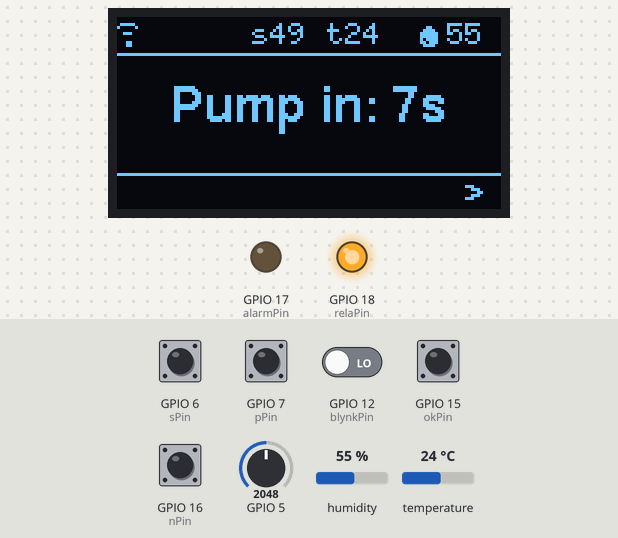
Bench run of a sketch on a simulated ESP32. Parts: 128×64 one-colour display, output pins drawn as LEDs (lit = HIGH). The test bench sets the inputs (shaded band); at power-on: GPIO 6 (sPin), GPIO 7 (pPin), GPIO 15 (okPin), GPIO 16 (nPin) HIGH, GPIO 12 (blynkPin) LOW, GPIO 5 = 2048, humidity 55 %, temperature 24 °C. WiFi joins after 1.5 s; servers stay silent unless stated.

Above: at 3.0 s.
3.1 s: GPIO 12 (blynkPin) driven HIGH
At 4.5 s:
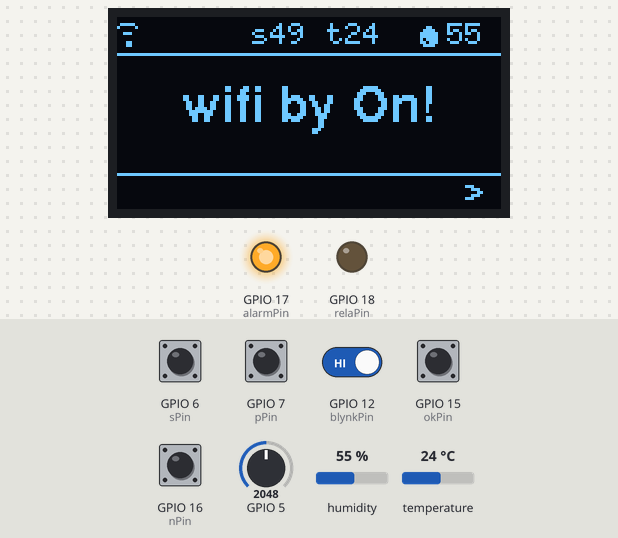
4.9 s: GPIO 6 (sPin) pulled LOW for 0.3 s
At 5.34 s:
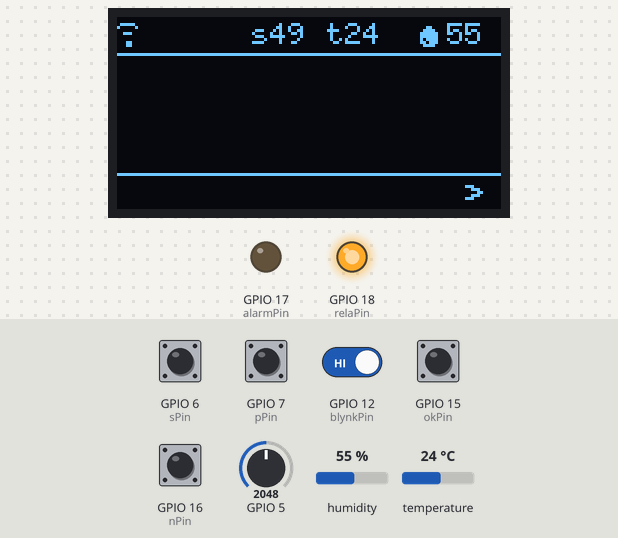
6.9 s: GPIO 16 (nPin) pulled LOW for 1 s
At 9.3 s:
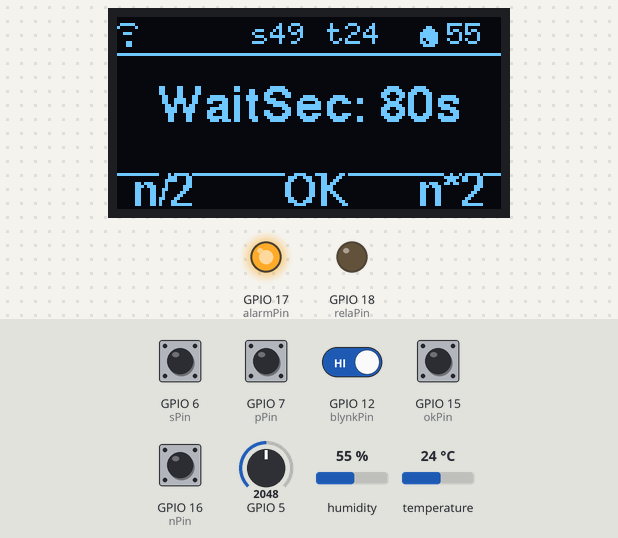
9.6 s: GPIO 15 (okPin) pulled LOW for 0.3 s
At 11.3 s:
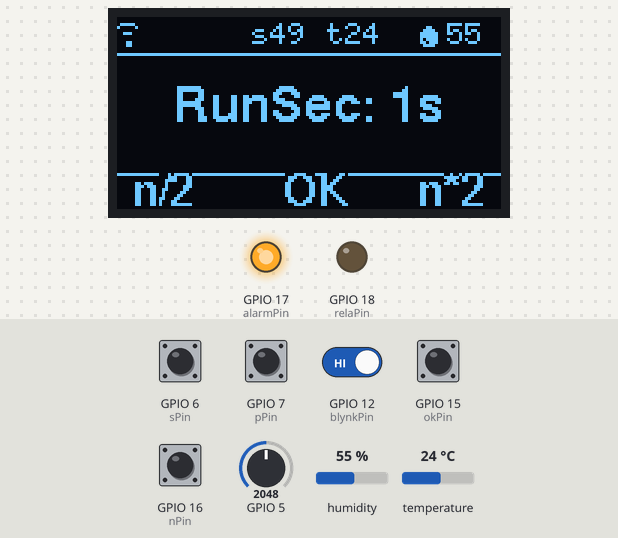
11.6 s: GPIO 6 (sPin) pulled LOW for 1 s
14.1 s: GPIO 5 set to 1627
At 15.2 s:
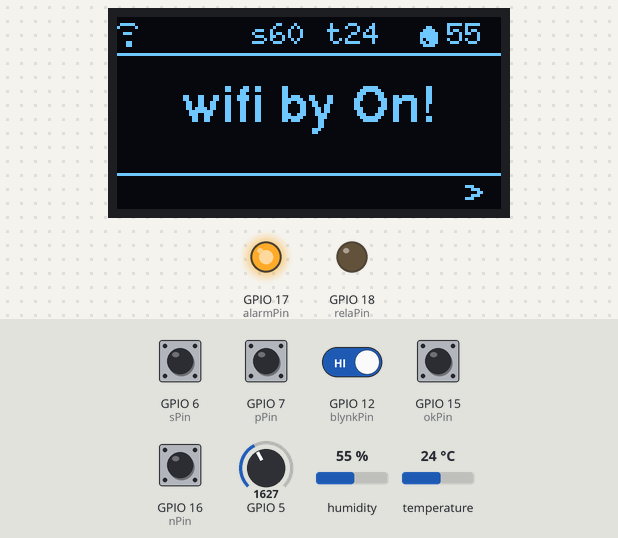
15.9 s: GPIO 5 set to 1570
At 16.9 s:
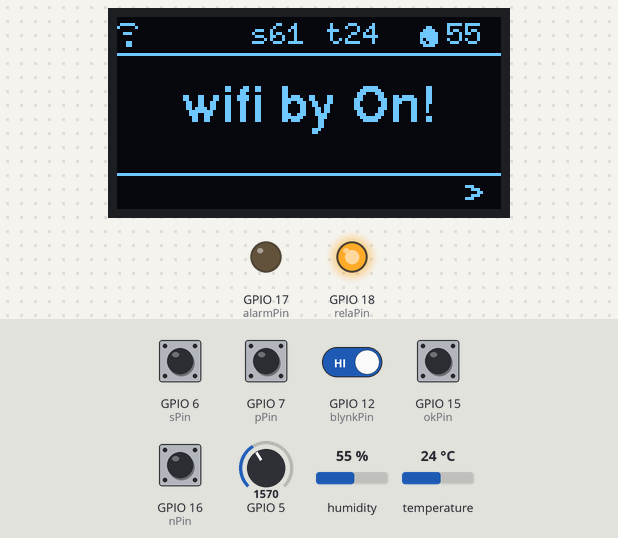
Timing chart, 0 to 18.7 s (numbered marks = the images above; inputs shaded):
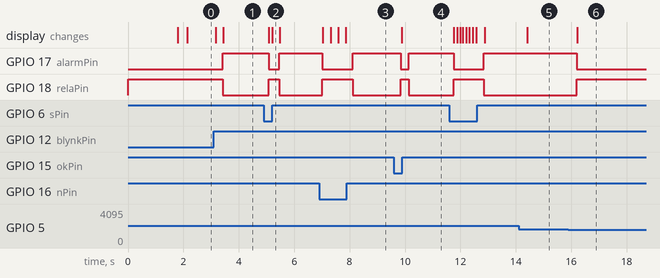

Measured:
- the behaviour switches between 1598 and 1597 on GPIO 5 (found by bisection; images 5 and 6)
- after the input at 3.1 s, GPIO 17 (alarmPin): LOW → HIGH after 0.32 s; GPIO 18 (relaPin): HIGH → LOW after 0.32 s; the display: first differs from a run without the input after 0.34 s (image 1)
- after the input at 4.9 s, GPIO 17 (alarmPin): HIGH → LOW after 0.17 s, → HIGH 0.38 s later; GPIO 18 (relaPin): LOW → HIGH after 0.17 s, → LOW 0.38 s later; the display: first changes after 0.17 s (image 2 shows a later state)
- after the input at 6.9 s, GPIO 17 (alarmPin): HIGH → LOW after 0.11 s, → HIGH 1.1 s later; GPIO 18 (relaPin): LOW → HIGH after 0.11 s, → LOW 1.1 s later; the display: first changes after 0.14 s (image 3 shows a later state)
- after the input at 9.6 s, GPIO 17 (alarmPin): HIGH → LOW after 0.25 s, → HIGH 0.28 s later; GPIO 18 (relaPin): LOW → HIGH after 0.25 s, → LOW 0.28 s later; the display: changes after 0.28 s (image 4)
- after the input at 11.6 s, GPIO 17 (alarmPin): HIGH → LOW after 0.16 s, → HIGH 1.1 s later; GPIO 18 (relaPin): LOW → HIGH after 0.16 s, → LOW 1.1 s later
- after the input at 14.1 s, the display: changes after 0.31 s (image 5)
- after the input at 15.9 s, GPIO 17 (alarmPin): HIGH → LOW after 0.29 s; GPIO 18 (relaPin): LOW → HIGH after 0.29 s; the display: changes after 0.32 s (image 6)

The sketch:

esp32-watering-system.ino
```cpp
#define BLYNK_TEMPLATE_ID "TMPL6o2ZJMmow"
#define BLYNK_TEMPLATE_NAME "project"
#define BLYNK_AUTH_TOKEN "NIYnBt8LZ3FBrjVVSOQataZzEvqUdRJx"

#include <Arduino.h>
#include <U8g2lib.h>
#include <Wire.h>
#include <Preferences.h>
#include <DHT.h>
#include <WiFi.h>
#include <WiFiClient.h>
#include <BlynkSimpleEsp32.h>

class PersistentStorage {
  private:
      Preferences prefs;
      const char* _namespace;

  public:
      PersistentStorage(const char* ns) : _namespace(ns) {}

      void set(const char* key, int value) {
          prefs.begin(_namespace, false);
          prefs.putInt(key, value);
          prefs.end();
      }

      int get(const char* key) {
          prefs.begin(_namespace, true);
          int value = prefs.getInt(key, 0);
          prefs.end();
          return value;
      }

      void update(const char* key, int newValue) {
          set(key, newValue);
      }

      void remove(const char* key) {
          prefs.begin(_namespace, false);
          prefs.remove(key);
          prefs.end();
      }

      void clearAll() {
          prefs.begin(_namespace, false);
          prefs.clear();
          prefs.end();
      }
};

class BtnClass{
  private:
    int d = 50;
    bool click(int pin) {
      int buttonState = digitalRead(pin);
      if (buttonState == HIGH) return false;
      return true;
    }

  public:
    BtnClass() {}

    bool click1(int pin) {
      bool btnStatus = click(pin);
      delay(d);
      return btnStatus;
    }

    int clickM(int pin) {
      int c= 0;
      while(click(pin)){
        while(click(pin)){}
        delay(d);
        c++;
      }
      return c;
    }

    bool click2(int pin) {
      if(!click(pin)) return false;
      delay(200);
      if (click(pin)) {
        return true;
      }
      return false;
    }

    bool longPrass(int pin,int ms) {
      int loopDelay=10;
      if(!click(pin)) return false;
      int loop=ms/loopDelay;

      while(loop){
        delay(loopDelay);
        if (!click(pin)) {
          return false;
        }
        loop--;
      }

      return true;
    }
};

class TimerManager {
  private:
    unsigned long _waitForSec = 0;
    unsigned long _runForSec  = 0;
    unsigned long _lastTime   = 0;

  public:
    TimerManager() {}

    void setWaitForSec(unsigned long sec) { _waitForSec = sec * 1000UL; }
    void setRunForSec(unsigned long sec)  { _runForSec  = sec * 1000UL; }
    void setLastTime(unsigned long ms)    { _lastTime   = ms; }
    void markLastTime()                   { _lastTime   = millis(); }

    unsigned long getWaitForSec() const { return _waitForSec / 1000UL; }
    unsigned long getRunForSec()  const { return _runForSec  / 1000UL; }
    unsigned long getLastTime()   const { return _lastTime; }

    bool isWaitTimeOver() const {
        return (millis() - _lastTime) >= _waitForSec;
    }

    bool isRunTimeOver() {
        bool state= (millis() - _lastTime) >= (_waitForSec + _runForSec);
        if(state) markLastTime();
        return state;
    }

    unsigned long willRunAfterSec() const {
        unsigned long elapsed = millis() - _lastTime;
        if (elapsed >= _waitForSec) return 0;
        return (_waitForSec - elapsed) / 1000UL;
    }

    unsigned long willStopAfterSec() const {
        unsigned long elapsed = millis() - _lastTime;
        unsigned long total = _waitForSec + _runForSec;
        if (elapsed >= total) return 0;
        return (total - elapsed) / 1000UL;
    }
};

class SensorsManager {
    private:
        DHT _dht;
        int _soilPin;

        struct SensorData {
            float temp = 0;
            float humidity = 0;
            int soilMoisture = 0;
            bool isValid = false;
        } _currentData;

    public:
        SensorsManager(uint8_t dhtPin, uint8_t dhtType, int soilPin)
            : _dht(dhtPin, dhtType), _soilPin(soilPin) {}

        void begin() {
            _dht.begin();
            pinMode(_soilPin, INPUT);
        }

        void update() {
            float h = _dht.readHumidity();
            float t = _dht.readTemperature();

            if (isnan(h) || isnan(t)) {
                _currentData.isValid = false;
            } else {
                _currentData.temp = t;
                _currentData.humidity = h;
                _currentData.isValid = true;
            }

            int rawSoil = analogRead(_soilPin);
            _currentData.soilMoisture = map(rawSoil, 4095, 0, 0, 100);
        }

        int getTemp() { return (int)_currentData.temp; }
        int getHumidity() { return (int)_currentData.humidity; }
        int getSoil() { return _currentData.soilMoisture; }
        bool isReady() { return _currentData.isValid; }
};

class DisplayManager {
  private:
    U8G2_SH1106_128X64_NONAME_F_HW_I2C* _u8g2;
    bool _isAsleep = false;
    const uint8_t* sSize = u8g2_font_6x10_tf;
    const uint8_t* mSize = u8g2_font_helvB10_tr;
    const uint8_t* lSize = u8g2_font_helvB12_tr;

    struct RenderState {
        char  menuTitle[64] = "";
        int   temp  = INT_MIN;
        int   hum   = INT_MIN;
        int   soil   = INT_MIN;
        bool  wifi  = false;
        bool  ble   = false;
        bool  valid = false;
    } _lastState;

    struct IconDef {
        const uint8_t* font;
        uint16_t glyph;
    };

    struct Icons {
        IconDef bt   = {u8g2_font_open_iconic_embedded_1x_t, 0x004b};
        IconDef wifi = {u8g2_font_open_iconic_embedded_1x_t, 0x0050};
        IconDef humu = {u8g2_font_open_iconic_thing_1x_t,    0x0048};
    } _icons;

    bool stateChanged(const char* menuTitle, int temp, int hum, int soil, bool wifi, bool ble) {
        if (!_lastState.valid)                                                                 return true;
        if (_lastState.temp != temp)                                                           return true;
        if (_lastState.hum  != hum)                                                            return true;
        if (_lastState.soil  != soil)                                                          return true;
        if (_lastState.wifi != wifi)                                                           return true;
        if (_lastState.ble  != ble)                                                            return true;
        if (strncmp(_lastState.menuTitle, menuTitle, sizeof(_lastState.menuTitle)) != 0) return true;
        return false;
    }

    void saveState(const char* menuTitle, int temp, int hum, int soil, bool wifi, bool ble) {
        strncpy(_lastState.menuTitle, menuTitle, sizeof(_lastState.menuTitle) - 1);
        _lastState.menuTitle[sizeof(_lastState.menuTitle) - 1] = '\0';
        _lastState.temp  = temp;
        _lastState.hum   = hum;
        _lastState.soil   = soil;
        _lastState.wifi  = wifi;
        _lastState.ble   = ble;
        _lastState.valid = true;
    }

    void drawIcon(u8g2_uint_t x, u8g2_uint_t y, String name) {
        IconDef selected;

        if (name == "wifi")      selected = _icons.wifi;
        else if (name == "bt")   selected = _icons.bt;
        else if (name == "humu") selected = _icons.humu;
        else return;

        _u8g2->setFont(selected.font);
        _u8g2->drawGlyph(x, y, selected.glyph);
    }

    void drawText(u8g2_uint_t x, u8g2_uint_t y, String text, int size) {
        const uint8_t* selectedFont;

        switch(size) {
            case 1:  selectedFont = sSize; break;
            case 2:  selectedFont = mSize; break;
            case 3:  selectedFont = lSize; break;
            default: selectedFont = sSize; break;
        }

        _u8g2->setFont(selectedFont);
        _u8g2->drawStr(x, y, text.c_str());
    }

    void drawTopBar(bool wifi, bool ble, int temp, int hum,int soil) {
        if (wifi) drawIcon(0, 10, "wifi");
        if (ble)  drawIcon(15, 10, "bt");

        drawText(45, 9, "s"+String(soil), 1);
        drawText(70, 9, "t"+String(temp), 1);

        drawIcon(100, 10, "humu");
        drawText(110, 9, String(hum), 1);

        _u8g2->drawHLine(0, 12, 128);
    }

    void drawBottomBar(int mod) {
        _u8g2->drawHLine(0, 52, 128);
        _u8g2->setFont(u8g2_font_helvB10_tr);
        if(mod==0){
            _u8g2->drawStr(115, 63, ">");
        }else if(mod==2){
            _u8g2->drawStr(5, 63, "<");
            _u8g2->drawStr(55, 63, "OK");
            _u8g2->drawStr(115, 63, ">");
        }else if(mod==1){
            _u8g2->drawStr(5, 63, "n/2");
            _u8g2->drawStr(55, 63, "OK");
            _u8g2->drawStr(100, 63, "n*2");
        }
    }

  public:
    DisplayManager(U8G2_SH1106_128X64_NONAME_F_HW_I2C* u8g2) : _u8g2(u8g2) {}

    void begin() {
        _u8g2->begin();
    }

    void setSleep(bool sleep) {
        _isAsleep = sleep;
        _u8g2->setPowerSave(sleep ? 1 : 0);
        if (!sleep) _lastState.valid = false;
    }

    void swtchSleepState() {
        _isAsleep = !_isAsleep;
        _u8g2->setPowerSave(_isAsleep ? 1 : 0);
        if (!_isAsleep) _lastState.valid = false;
    }

    void forceRender() {
        _lastState.valid = false;
    }

    void render(const char* menuTitle, int temp, int hum, int soil, bool wifi, bool ble,int bottom) {
        if (_isAsleep) return;
        if (!stateChanged(menuTitle, temp, hum, soil, wifi, ble)) return;

        _u8g2->clearBuffer();

        drawTopBar(wifi, ble, temp, hum, soil);

        _u8g2->setFont(u8g2_font_helvB12_tr);
        int width = _u8g2->getStrWidth(menuTitle);
        _u8g2->drawStr((128 - width) / 2, 35, menuTitle);

        drawBottomBar(bottom);

        _u8g2->sendBuffer();

        saveState(menuTitle, temp, hum, soil, wifi, ble);
    }
};

BlynkTimer timer;

char ssid[] = "Bhuiyan";
char pass[] = "Alfa@0155";

U8G2_SH1106_128X64_NONAME_F_HW_I2C u8g2(U8G2_R0, U8X8_PIN_NONE);
PersistentStorage userSettings("config");
DisplayManager display(&u8g2);
BtnClass buttons;
SensorsManager sensors(4, DHT11, 5);
TimerManager pumpTimer;
int sPin=6;
int pPin=7;
int okPin=15;
int nPin=16;
int alarmPin=17;
int relaPin=18;
int blynkPin=12;
int mod=0;
int seq=0;
int oOff=0;
int started=0;
bool isOn=false;
unsigned long vlu=0;

// void onRelaState();
// void offRelaState();

void sendSensorData() {
    if (sensors.isReady()) {
        float soilHum = sensors.getSoil();
        Blynk.virtualWrite(V0, sensors.getTemp());
        Blynk.virtualWrite(V1, sensors.getHumidity());
        Blynk.virtualWrite(V2, soilHum);
    }
}

void setup() {
    pinMode(sPin, INPUT_PULLUP);
    pinMode(pPin, INPUT_PULLUP);
    pinMode(okPin, INPUT_PULLUP);
    pinMode(nPin, INPUT_PULLUP);
    pinMode(alarmPin, OUTPUT);
    pinMode(relaPin, OUTPUT);

    onRelaState();
    offRelaState();
    pumpTimer.setWaitForSec(10);
    pumpTimer.setRunForSec(1);
    pumpTimer.markLastTime();

    Wire.begin(11, 10);
    Serial.begin(9600);
    Blynk.begin(BLYNK_AUTH_TOKEN, ssid, pass);
    display.begin();
    sensors.begin();
    timer.setInterval(100L, sendSensorData);
}

void loop() {
    // digitalWrite(blynkPin,LOW);
    Blynk.run();
    timer.run();
    sensors.update();

    String title = "";
    bool isOnlineOn=!buttons.click1(blynkPin);

    if (buttons.click1(sPin)) {
        seq=0;
        mod=0;
        offRelaState();
        display.swtchSleepState();
    }
    else if (buttons.click1(pPin)) {
        if(mod==1){
            vlu=vlu/2;
            if(vlu<1) vlu=1;
        }
        offRelaState();
    }
    else if (buttons.click1(okPin)) {
        if(seq==0){
            pumpTimer.setWaitForSec(vlu);
            vlu=pumpTimer.getRunForSec();
            seq=1;
        }else if(seq==1){
            pumpTimer.setRunForSec(vlu);
            seq=0;
            mod=0;
        }
        offRelaState();
    }
    else if (buttons.click1(nPin)) {
        if(mod==1){
            vlu=vlu*2;
        }else if(mod==0){
            mod=1;
            vlu=pumpTimer.getWaitForSec();
        }
        offRelaState();
    }
    else if (isOnlineOn) {
        oOff=0;
        onRelaState();
        title = "wifi by On!";
    }
    else if(oOff=0 && !isOnlineOn){
        started=1;
        oOff=1;
        title = "wifi by Off!";
        offRelaState();
    }

    if (mod==1 && seq==0) {
        title = "WaitSec: " + String(vlu) + "s";
    }
    else if(mod==1 && seq==1){
        title = "RunSec: " + String(vlu) + "s";
    }


    if (!isOnlineOn && !title.length() && !pumpTimer.isWaitTimeOver()) {
        title = "Pump in: " + String(pumpTimer.willRunAfterSec()) + "s";
        offRelaState();
    } else if (!isOnlineOn && !title.length() && !pumpTimer.isRunTimeOver()) {
        title = "Stops in: " + String(pumpTimer.willStopAfterSec()) + "s";
        onRelaState();
    }

    int soilHum = sensors.getSoil();
    if(soilHum > 60){
        offRelaState();
    }

    if (!sensors.isReady()) {
        display.render("SENSOR ERR", 0, 0, 0, false, false, 0);
    } else {
        bool isConnected = (WiFi.status() == WL_CONNECTED);
        display.render(
            title.c_str(),
            sensors.getTemp(),
            sensors.getHumidity(),
            soilHum,
            isConnected,
            false,
            mod
        );
    }
}

void onRelaState(){
    if(!isOn){
        digitalWrite(relaPin, LOW);
        digitalWrite(alarmPin,HIGH);
        isOn=true;
    }
}

void offRelaState(){
    if(isOn){
        digitalWrite(relaPin, HIGH);
        digitalWrite(alarmPin,LOW);
        isOn=false;
    }
}
```
